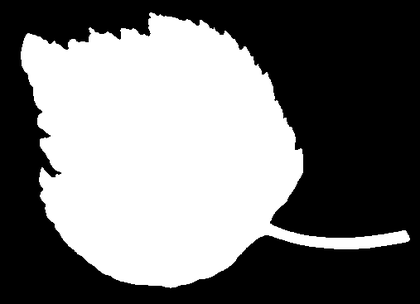
%> input picture doc/userManual/images/imFilters/binary/IJ-leaf-bin.tif, 420 x 304 px, shrunk from 507 x 367 before the run
$ octave distanceMaps_leaf.m   (GNU Octave 9; MATLAB toolbox functions it lacks are replaced by stand-ins)
%> lines starting %> are read from the running program, lines starting %| are printed output that depends on the picture; in (x1, y1, x2, y2) boxes, pixels count from 0 and x2, y2 are one past the last pixel; in counts of white or black regions, pixels touching at a corner belong together; the program's own positions count from 1
%> further down, img is the input picture: size 304x420 uint8; min 0, max 255, mean 115.3
### malimpa/imFilters/imDistanceMap.m
function dist = imDistanceMap(img, varargin)
%IMDISTANCEMAP Compute chamfer distance using scanning algorithm
%
%   RES = imDistanceMap(IMG);
%   where IMG is a binary images, computes for each foreground pixel the
%   minimum distance to the background.
%   The function propagates distances to orthogonal and diagonal pixels,
%   using weights equal to 1 for orthogonal pixels, and sqrt(2) for
%   diagonal markers. The result RES is given in a double array the same
%   size as IMG.
%
%   The function uses scanning algorithm, by applying one forward and one
%   backward scan.
%
%   RES = imDistanceMap(..., WEIGHTS);
%   Specifies different weights for computing distance between 2 pixels.
%   WEIGHTS is a 2 elements array, with WEIGHTS(1) corresponding to the
%   distance between two orthonal pixels, and WEIGHTS(2) corresponding to
%   the distance between two diagonal pixels.
%   Possible choices
%   WEIGHTS = [1 sqrt(2)]   -> quasi-euclidean distance (default)
%   WEIGHTS = [1 Inf]       -> "Manhattan" or "cityblock" distance
%   WEIGHTS = [1 1]         -> "Chessboard" distance
%   WEIGHTS = [3 4]         -> Borgerfors' weights
%   WEIGHTS = [5 7]         -> close approximation of sqrt(2)
%
%   Note: when specifying weights, the result has the same class/data type
%   than the array of weights. It is possible to balance between speed and
%   memory usage:
%   - if weights are double (the default), the memory usage is high, but
%       the result can be given in pixel units
%   - if weights are integer (for Borgefors weights, for example), the
%       memory usage is reduced, but representation limit of datatype can
%       be easily reached. One needs to divide by the first weight to get
%       result comparabale with natural distances.
%       For uint8, using [3 4] weigths, the maximal computable distance is
%       around 255/3 = 85 pixels. Using 'int16'  seems to be a good
%       tradeoff, the maximal distance with [3 4] weights is around 11000
%       pixels.
%
%   RES = imDistanceMap(..., 'verbose', true);
%   Displays info on iterations.
%
%   Example
%   % Computes distance map on closed circles, with Borgefors Metric
%     img = imread('circles.png');
%     se = strel('disk', 6);
%     img2 = imclose(img, se);
%     dist = imDistanceMap(img2, [3 4]);
%     imshow(dist, []); colormap jet;
%
%   % uses the examples from bwdist with different distances
%     img = ones(255, 255);
%     img(126, 126) = 0;
%     res1 = imDistanceMap(img);
%     res2 = imDistanceMap(img, [1 inf]);
%     res3 = imDistanceMap(img, [1 1]);
%     res4 = imDistanceMap(img, [1 1.5]);
%     figure;
%     subplot(221); subimage(mat2gray(res1));
%     hold on; imcontour(res1); title('quasi-euclidean');
%     subplot(222); subimage(mat2gray(res2));
%     hold on; imcontour(res2); title('city-block');
%     subplot(223); subimage(mat2gray(res3));
%     hold on; imcontour(res3); title('chessboard');
%     subplot(224); subimage(mat2gray(res4));
%     hold on; imcontour(res4); title('approx euclidean');
%
%
%   See also
%   imChamferDistances, bwdist
%
% ------
% Author: David Legland
% e-mail: david.legland@grignon.inra.fr
% Created: 2012-08-20,    using Matlab 7.7.0.471 (R2008b)
% Copyright 2012 INRA - Cepia Software Platform.

%   HISTORY
%   2010.08.25 fix memory allocation for large images, add vebosity option
%   2012.08.20 adapt imChamferDistances to create imDistanceMap

%% Process input arguments

% default weights for orthogonal or diagonal
w1 = 1;
w2 = sqrt(2);

% extract user-specified weights
if ~isempty(varargin)
    var = varargin{1};
    varargin(1) = [];
    w1 = var(1);
    w2 = var(2);
    % small check up to avoid degenerate cases
    if w2 == 0
        w2 = 2*w1;
    end
end


% extract verbosity option
verbose = false;
if length(varargin)>1
    varName = varargin{1};
    if ~ischar(varName)
        error('unknown option');
    end
    if strcmpi(varName, 'verbose')
        verbose = varargin{2};
    else
        error(['unknown option: ' varName]);
    end
end


%% Initialisations

% determines type of output from type of weights
outputType = class(w1);

% shifts in directions i and j for (1) forward and (2) backward iterations
di1 = [-1 -1 -1 0];
dj1 = [-1 0 1 -1];
di2 = [+1 +1 +1 0];
dj2 = [-1 0 1 +1];
ws =  [w2 w1 w2 w1];

% binarisation of img image
img = img > 0;
%> img: size 304x420 logical; 46.9% white; 7 white regions (6 under 20 px), largest, box (x1, y1, x2, y2) and area: (18, 10, 413, 291) 59817

% allocate memory for result
dist = ones(size(img), outputType);

% init result: either max value, or 0 for marker pixels
if isinteger(w1)
    dist(:) = intmax(outputType);
else
    dist(:) = inf;
%> dist: size 304x420 double; every value is NaN or infinite
end
dist(~img) = 0;
%> dist: size 304x420 double; 46.87% of the values are NaN or infinite; the others: min 0, max 0, mean 0

% size of image
[D1 D2] = size(img);
%> D1 = 304; D2 = 420


%% Forward iteration

if verbose
    disp(sprintf('Forward iteration %d', nIter)); %#ok<DSPS>
end

% Process first line
for j = 2:D2
    if img(1, j)
        dist(1,j) = min(dist(1,j), dist(1, j-1)+w1);     % left pixel
    end
end

% iteration on lines
for i = 2:D1
    % special processing for first pixel of the line
    if img(i, 1)
        newVal = dist(i, 1);
        newVal = min(newVal, dist(i-1, 1)+w1);     % top pixel
        newVal = min(newVal, dist(i-1, 2)+w2);     % top-left diag

        dist(i,1) = newVal;
    end

    % process all pixels inside the current line
    for j = 2:D2-1
        % computes only for forground pixels
        if ~img(i, j)
            continue;
        end

        % compute minimal propagated distance
        newVal = dist(i, j);
        for k = 1:4
            newVal = min(newVal, dist(i+di1(k), j+dj1(k))+ws(k));
        end

        % if distance was changed, update result
        dist(i,j) = newVal;
    end

    % special processing for last pixel of the line
    if img(i, D2)
        newVal = dist(i, D2);
        newVal = min(newVal, dist(i,   D2-1) + w1);  % left pixel
        newVal = min(newVal, dist(i-1, D2-1) + w2);  % top-left pixel
        newVal = min(newVal, dist(i-1, D2)   + w1);  % top pixel

        dist(i,D2) = newVal;
    end

end % iteration on lines


%% Backward iteration

if verbose
    disp(sprintf('Backward iteration %d', nIter)); %#ok<DSPS>
end

% Process last image line
for j = D2-1:-1:1
    if img(D1, j)
        dist(D1,j) = min(dist(D1,j), dist(D1, j+1)+w1);
    end
end

for i = D1-1:-1:1
    % special processing for last pixel of the line
    if img(i, D2)
        newVal = dist(i, D2);
        newVal = min(newVal, dist(i+1,   D2) + w1); % bottom pixel
        newVal = min(newVal, dist(i+1, D2-1) + w2); % bottom-left diag

        dist(i,D2) = newVal;
    end

    % process all pixels inside the current line
    for j = D2-1:-1:2
        % computes only for foreground pixels
        if ~img(i, j)
            continue;
        end

        % compute minimal propagated distance
        newVal = dist(i, j);
        for k = 1:4
            newVal = min(newVal, dist(i+di2(k), j+dj2(k))+ws(k));
        end

        % if distance was changed, update result
        dist(i,j) = newVal;
    end

    % process last image line
    if img(i, 1)
        newVal = dist(i, 1);
        newVal = min(newVal, dist(i,   2) + w1);  % right pixel
        newVal = min(newVal, dist(i+1, 2) + w2);  % bottom-right pixel
        newVal = min(newVal, dist(i+1, 1) + w1);  % bottom pixel

        dist(i,1) = newVal;
    end

end % line iteration
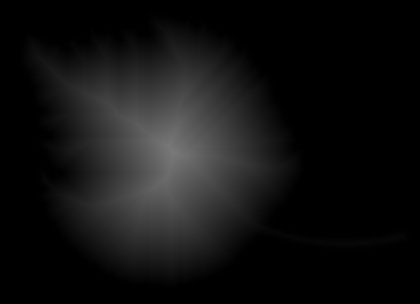
%> dist: size 304x420 double; min 0, max 121.6, mean 18.1

### demos/imGeodesics/double2rgb.m
function rgb = double2rgb(img, map, bounds, varargin)
%DOUBLE2RGB  Create a RGB image from double values
%
%   RGB = double2rgb(IMG, MAP, BOUNDS)
%   Scales the values in IMG between in the interval specified by BOUNDS,
%   then convert each value to the corresponding value of the color map
%   given in MAP.
%   If the image contains inf or NaN values, they are set to white.
%
%   RGB = double2rgb(IMG, MAP)
%   Assumes extreme values are given by extreme values in image. Only
%   finite values are used for computing bounds.
%
%   RGB = double2rgb(IMG, MAP, BOUNDS, BACKGROUND)
%   Specifies the value of the background value for Nan and Inf values in
%   IMG. BACKGROUND should be either a 1-by-3 row vector with values
%   between 0 and 1, or one of the color shortcuts 'r', 'b', 'g', 'c', 'y',
%   'm', 'k', 'w'.
%
%   Example
%   % Converts peaks to RGB
%     rgb = double2rgb(peaks(128), jet, [-8 8]);
%     imshow(rgb);
%
%   % Display distance map as color image.
%     img = imread('circles.png');
%     bwd = bwdist(img);
%     bwd(img) = NaN;
%     rgb = double2rgb(bwd, jet, [], 'k');
%     imshow(rgb);
%
%   See also
%   ind2rgb, angle2rgb, label2rgb

% ------
% Author: David Legland
% e-mail: david.legland@inra.fr
% Created: 2010-03-03,    using Matlab 7.9.0.529 (R2009b)
% Copyright 2010 INRA - Cepia Software Platform.

% HISTORY
% 2013-06-17 add support for map given as string


if nargin < 2
    error('Need to specify a colormap');
end

% ensure map is a numeric array
if ischar(map)
    map = feval(map, 256);
end

% extract background value
bgColor = [1 1 1];
if ~isempty(varargin)
    bgColor = parseColor(varargin{1});
end

% get valid pixels (finite value)
valid = isfinite(img);
%> valid: size 304x420 logical; every value is 1
if ~exist('bounds', 'var') || isempty(bounds)
    bounds = [min(img(valid)) max(img(valid))];
%> bounds = [0 121.6]
end

% convert finite values to indices between 1 and map length
n = size(map, 1);
inds = (img(valid) - bounds(1)) / (bounds(end) - bounds(1)) * (n-1);
inds = floor(min(max(inds, 0), n-1))+1;

% compute the 3 bands
dim = size(img);
%> dim = [304 420]
r = ones(dim) * bgColor(1); r(valid) = map(inds, 1);
g = ones(dim) * bgColor(2); g(valid) = map(inds, 2);
b = ones(dim) * bgColor(3); b(valid) = map(inds, 3);

% concatenate the 3 bands to form an rgb image
if length(dim) == 2
    % case of 2D image
    rgb = cat(3, r, g, b);
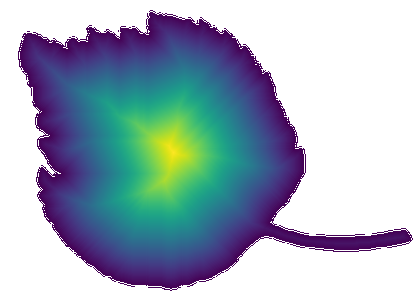
%> rgb: size 304x420x3 double; mean R, G, B 0.647, 0.701, 0.754

else
    % case of 3D image: need to play with channels
    dim2 = [dim(1:2) 3 dim(3:end)];
    rgb = zeros(dim2, class(map));
    rgb(:,:,1,:) = r;
    rgb(:,:,2,:) = g;
    rgb(:,:,3,:) = b;
end

% [24 lines left out: function parseColor, not called in this run]

### matImage/imFilters/imThicknessMap.m
function res = imThicknessMap(img, varargin)
%IMTHICKNESSMAP Compute thickness map of a binary image
%
%   THMAP = imThicknessMap(BW)
%   Returns an imagethe same size as the input binary image BW, containing
%   for each pixel the thickness of the white phase at this position.
%
%   Example
%     img =  imread('circles.png');
%     img = imFillHoles(img);
%     tmap = imThicknessMap(img);
%     figure; imshow(tmap, [])
%     colormap jet
%
%   See also
%     imDistanceMap

% ------
% Author: David Legland
% e-mail: david.legland@inra.fr
% Created: 2017-06-28,    using Matlab 8.6.0.267246 (R2015b)
% Copyright 2017 INRA - Cepia Software Platform.

% compute distance map
distMap = imDistanceMap(img);

% determine the maximum thickness
maxDist = ceil(max(distMap(:)));
%> maxDist = 122

% generate an imageor computing strels
diam = 2 * maxDist + 1;
%> diam = 245
distRef = zeros(diam, diam);
%> distRef: size 245x245 double; every value is 0
distRef(maxDist, maxDist) = 1;
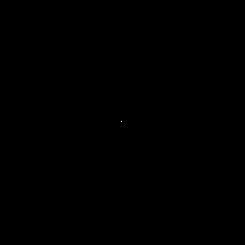
%> distRef: size 245x245 double; values 0 (black) and 1 (white), 0% white in thin lines or dots, all inside (x1, y1, x2, y2) = (121, 121, 122, 122)
distRef = imDistanceMap(~distRef);
%> in imDistanceMap (call 3), `dist(:) = inf;`: dist: size 245x245 double; every value is NaN or infinite
%> after the loop in imDistanceMap (call 3), `for i = 2:D1`:
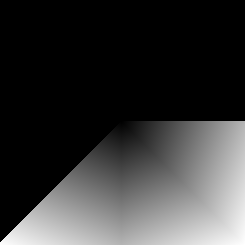
%> dist: size 245x245 double; 61.68% of the values are NaN or infinite; the others: min 0, max 173.9, mean 99.24; drawn with min black, max white, NaN and infinite black
%> the loop in imDistanceMap (call 3), `for i = D1-1:-1:1` made 244 passes
%> after the loop in imDistanceMap (call 3), `for i = D1-1:-1:1`:
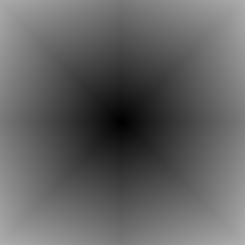
%> dist: size 245x245 double; min 0, max 173.9, mean 98.6

% allocate memory for result
res = zeros(size(img));

% iterate over distances
for i = 1:maxDist
    se = strel('arbitrary', distRef <= i);
    tmp = imdilate(distMap >= i, se);
    res = max(res, double(tmp) * i);
end
%> this loop made 122 passes
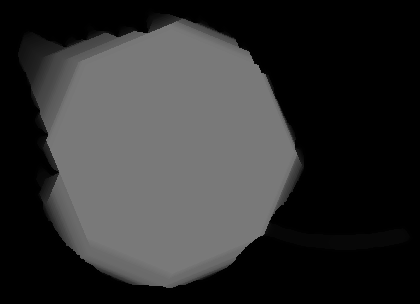
%> res: size 304x420 double; min 0, max 121, mean 49.1

### doc/userManual/images/imFilters/binary/distanceMaps_leaf.m
%DISTANCEMAPS_LEAF  One-line description here, please.
%
%   output = distanceMaps_leaf(input)
%
%   Example
%   distanceMaps_leaf
%
%   See also
%

% ------
% Author: David Legland
% e-mail: david.legland@inrae.fr
% INRAE - BIA Research Unit - BIBS Platform (Nantes)
% Created: 2021-05-14,    using Matlab 9.8.0.1323502 (R2020a)
% Copyright 2021 INRAE.

% read data
img = imread('IJ-leaf-bin.tif');
imwrite(255 - img, 'ijLeaf-binInv.png', 'png');

% compute distance map
distMap = imDistanceMap(img);

% save RGB display
rgb = double2rgb(distMap, [1 1 1; parula]);
imwrite(rgb, 'ijLeaf-bin-distMap-rgb.png', 'png');

% compute thickness map
thMap = imThicknessMap(img);

% save RGB display
rgb = double2rgb(thMap, [1 1 1; parula]);
%> in double2rgb (call 2), `rgb = cat(3, r, g, b);`:
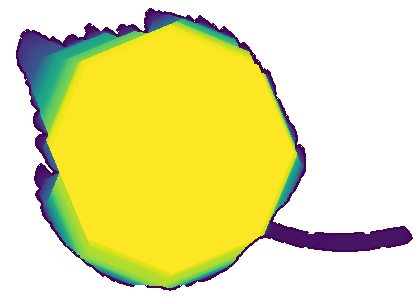
%> rgb: size 304x420x3 double; mean R, G, B 0.905, 0.891, 0.617
imwrite(rgb, 'ijLeaf-bin-thickMap-rgb.png', 'png');
